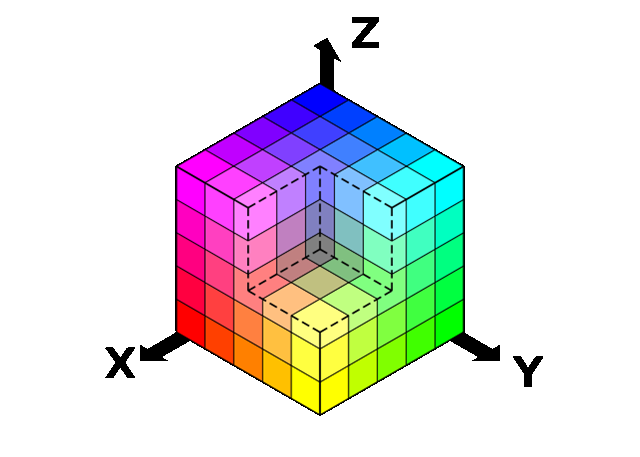
#> input picture 01. Images/img/RGB_cube.png, 640 x 457 px
$ jupyter execute seminar_01.ipynb   (shell and % lines are left out)
#> lines starting #> are read from the running program, lines starting #| are printed output that depends on the picture; after the words box and inside, x2 and y2 are one past the last pixel; in counts of white or black regions, pixels touching at a corner belong together
# Семинар №1

# **Работа с растровыми изображенями**
**Растровое изображение** $-$ изображение, представляющее собой сетку пикселей — цветных точек.
Важными характеристиками изображения являются: размер, глубина цвета и цветовое пространство.

Самый распространённый способ выделить объект $-$ это цвет.

**Цвет** $-$ это свойство тел отражать или испускать видимое излучение определенного спектрального состава и интенсивности.

Трихроматическая теория (сетчатка глаза имеет 3 вида рецепторов света, ответственных за цветное зрение) полагает, что достаточно всего трёх чисел, чтобы описать цвет (красный, синий, зелёный). Т.е. используя три значения **R, G, B**

Цветовые пространства бывают линейные и нелинейные.
К линейным относится **RGB**. Изучим его подробней.

[cell 1]
import cv2
import numpy as np
import matplotlib.pyplot as plt

# отображение графиков в ноутбуке

[cell 2]
# считаем изображение
image = cv2.imread('img/RGB_cube.png')
#> image is the input picture: shape (457, 640, 3); mean B, G, R 224.5, 224.4, 224.4

[cell 3]
# посмотрим, какой тип объекта
type(image), image.dtype

[cell 4]
# размерность
image.shape

[cell 5]
# преобразуем RGB в BGR для корректного отображения
# это необходимо из-за особенностей matplotlib
image = cv2.cvtColor(image, cv2.COLOR_BGR2RGB)

# отобразим объект
plt.imshow(image)
plt.axis('off');

## Grayscale

**Grayscale** - цветовой режим изображений, которые отображаются в оттенках серого цвета, размещённые в виде таблицы в качестве эталонов яркости белого цвета.

В компьютерном представлении широко распространённая серая шкала использует на каждый пиксел изображения один байт ($8$ бит) информации. Такая шкала передаёт $256$ оттенков (градаций) серого цвета, или яркости (значение $0$ представляет чёрный цвет, а значение $255$ $-$ белый).

Преобразование цветного изображения в оттенки серого из **RGB** пересчитывают по формуле:

\begin{align}
\ Y' & = 0.2126R + 0.7152G + 0.0722B \\
\end{align}

В **OpenCV_** сменить цветовой режим изображения можно с помощью функции **cv2.cvtColor(img, code)**

* **img** $-$ исходное изображение
* **code** $-$ кодировка для смены цвета.

Все кодировки есть в [документации](https://docs.opencv.org/3.4/d8/d01/group__imgproc__color__conversions.html#ga397ae87e1288a81d2363b61574eb8cab). В рамках занятий мы рассмотрим лишь их часть.

[cell 6]
# создадим grayscale изображение с помощью openCV
gray_image = cv2.cvtColor(image, cv2.COLOR_RGB2GRAY)
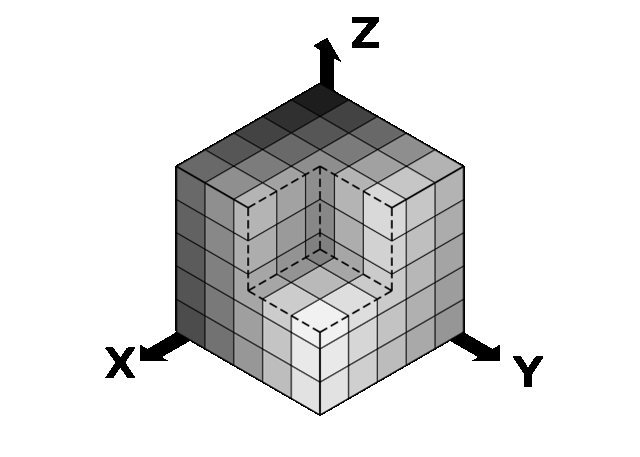
#> gray_image: shape (457, 640); min 0, max 255, mean 224.4

fig, axs = plt.subplots(1, 2, figsize = (12, 8))
ax1, ax2 = axs

ax1.set_title('RGB изображение', fontsize=15)
ax1.imshow(image)
ax2.set_title('Grayscale изображение', fontsize=15)
ax2.imshow(gray_image, cmap='gray')

axs = [ax.axis('off') for ax in axs.flatten()]
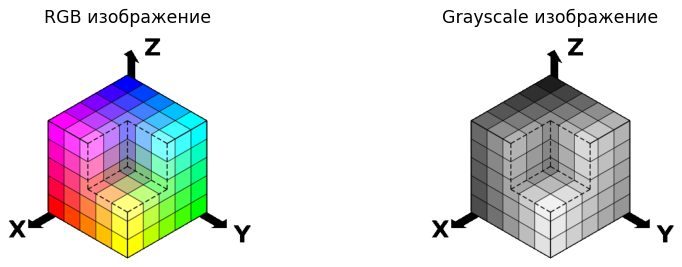
#> figure drawn by matplotlib, 2 panels

### Поиграемся с каналами
Выделим каналы изображения. Они представимы как массивы чисел, поэтому не составит труда их разделить из исходного изобрадения. Посмоторим на картинку, где есть только красный, зеленый и синий.

[cell 7]
# R scale
r = image[:, :, 2].copy()
r[(r >= 250) & (r <= 250)] = 0
#> r: shape (457, 640); min 0, max 255, mean 224.4

# G scale
g = image[:, :, 1].copy()
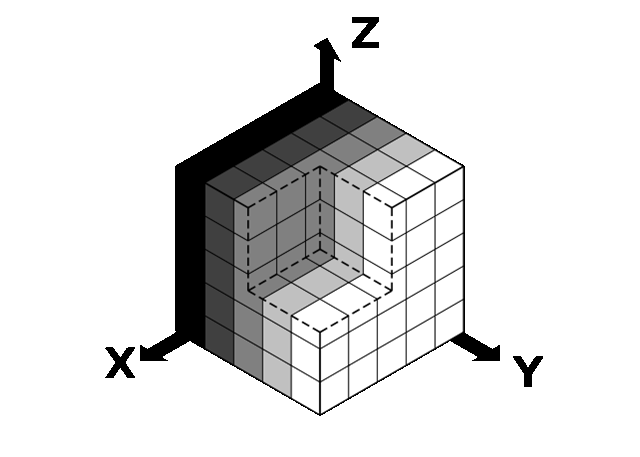
#> g: shape (457, 640); min 0, max 255, mean 224.4
g[(g >= 250) & (g <= 250)] = 0
#> g: shape (457, 640); 0.01% of pixels changed, all inside (x1, y1, x2, y2) = (296, 156, 460, 381)

# B scale
b = image[:, :, 0].copy()
b[(b >= 250) & (b <= 250)] = 0
#> b: shape (457, 640); min 0, max 255, mean 224.4

[cell 8]
## посмотрим на результат
fig, axs = plt.subplots(1, 4, figsize = (20, 9))
ax1, ax2, ax3, ax4 = axs

ax1.set_title('R канал', fontsize=15)
ax1.imshow(r, cmap='gray')
ax2.set_title('G канал', fontsize=15)
ax2.imshow(g, cmap='gray')
ax3.set_title('B канал', fontsize=15)
ax3.imshow(b, cmap='gray')
ax4.set_title('RGB', fontsize=15)
ax4.imshow(image)

axs = [ax.axis('off') for ax in axs.flatten()]

***Контрольные вопросы:***

1. Почему так получилось?

Давайте изменим конфигурацию каналов, чтобы посмотреть на изменения.

[cell 9]
tr_val = 155  # пороговое значение

# R scale
r = image[:, :, 2].copy()
r[r < tr_val] = 0
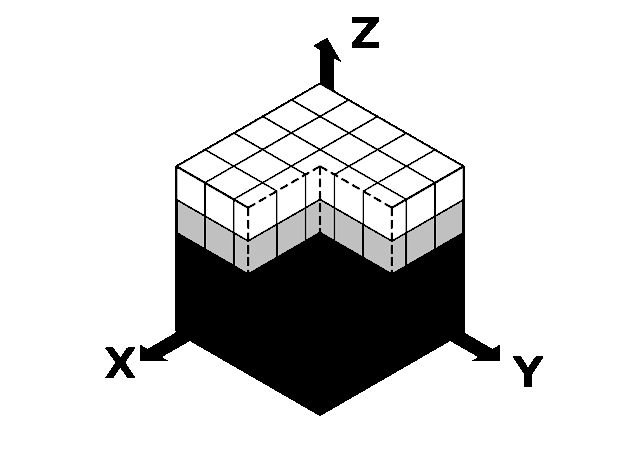
#> r: shape (457, 640); min 0, max 255, mean 215.2

# G scale
g = image[:, :, 1].copy()
g[g < tr_val] = 0
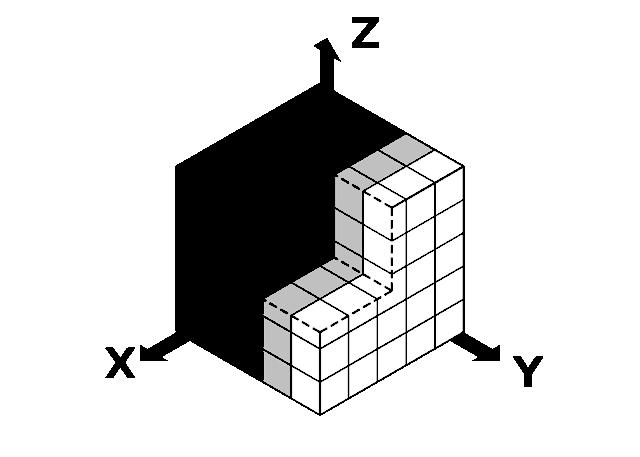
#> g: shape (457, 640); 10.04% of pixels changed, all inside (x1, y1, x2, y2) = (204, 100, 464, 415)

# B scale
b = image[:, :, 0].copy()
b[b < tr_val] = 0
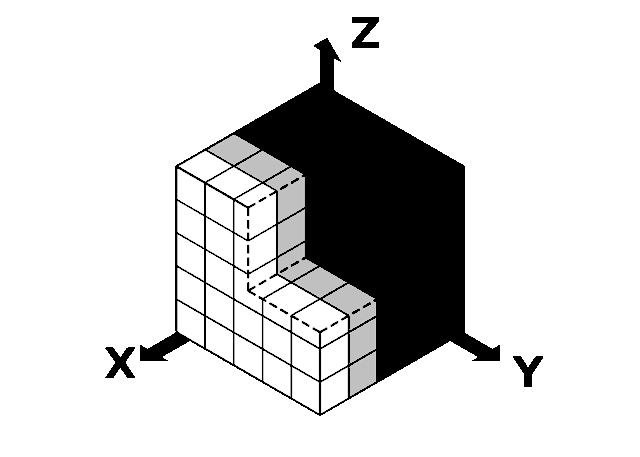
#> b: shape (457, 640); min 0, max 255, mean 215.1

[cell 10]
## посмотрим на результат
fig, axs = plt.subplots(1, 4, figsize = (20, 9))
ax1, ax2, ax3, ax4 = axs

ax1.set_title('R канал', fontsize=15)
ax1.imshow(r, cmap='gray')
ax2.set_title('G канал', fontsize=15)
ax2.imshow(g, cmap='gray')
ax3.set_title('B канал', fontsize=15)
ax3.imshow(b, cmap='gray')
ax4.set_title('RGB', fontsize=15)
ax4.imshow(image)

axs = [ax.axis('off') for ax in axs.flatten()]

### ***Контрольные вопросы:***

1. Какой вывод можно сделать из этих примеров?

2. Чем неудобна **RGB** кодировка цвета?

## Поиск по цвету

Бывают задачи, в которых отличительной особенностью предмета являтются его цветовые признаки. Рассмотрим пример:

Как мы можем в этом найти кота? Для начала мы можем оценить глазами, что цвет кота отличается от цвета окружения – он ярко рыжий и отлично виден в траве. Как мы можем выделить этот цвет в OpenCV? Для этого существует специальная функция ```cv2.inRange(image, low_color, max_color)```, она принимает на вход изображение и диапазон цвета, который мы хотим выделить. **На выходе мы получаем черно-белое изображение**, где белым выделены пиксели, цвета которых попадали в диапазон, а черным $-$ все другое. Дальше мы попробуем найти кота.

### Sliding Windows

В классическом CV есть устоявшееся идея про скользящие окна, к которой еще не раз будем ссылаться в курсе. Идея очень простая и понятна из названия - будем пробегать неким окном по изображению и выполнять какие-то функции в каждом окне. Что конкретно делать и когда уже зависит от конкретной задачи и алгоритма. Пока сделаем само скользящее окно, чтобы использовать его дальше.

[cell 11]
# создадим генератор для скользящего окна
def sliding_window(image, stepSize, windowSize):
    # скользим по каждому индексу с заданным шагом
    for y in range(0, image.shape[0], stepSize):
        for x in range(0, image.shape[1], stepSize):
            # возвращаем текущее окно
            yield (x, y, image[y:y + windowSize[1], x:x + windowSize[0]])

[cell 12]
import time

# размеры скользящего окна
winW, winH = 64, 64
step = 32

# loop over the sliding window for each layer of the pyramid
for (x, y, window) in sliding_window(image, stepSize=step, windowSize=(winW, winH)):
    # if the window does not meet our desired window size, ignore it
    if window.shape[0] != winH or window.shape[1] != winW:
        continue

    # в этом месте идет какая-то фугкция обработки окна

    # отрисуем окно для наглядности
    clone = image.copy()
    cv2.rectangle(clone, (x, y), (x + winW, y + winH), (0, 255, 0), 2)
    cv2.imshow("Sliding Windows", clone)
    cv2.waitKey(1)
    time.sleep(0.025)
#> this loop made 300 passes
#> (x, y) on passes 1 to 3: (0, 0), (32, 0), (64, 0)
#> pass 1, `cv2.imshow("Sliding Windows", clone)`:
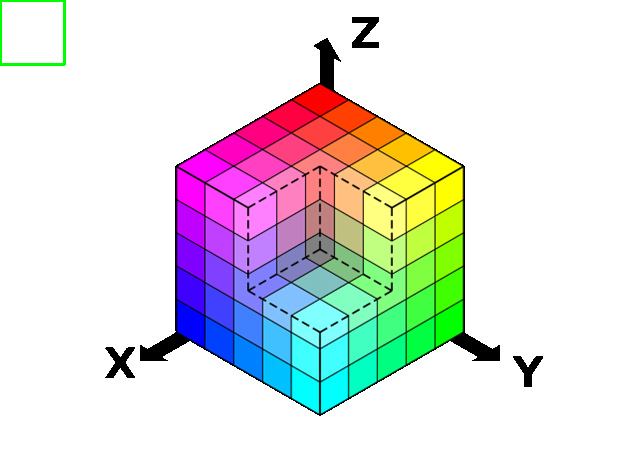
#> window 'Sliding Windows': shape (457, 640, 3); mean B, G, R 223.9, 224.4, 223.9
#> pass 2, `cv2.imshow("Sliding Windows", clone)`:
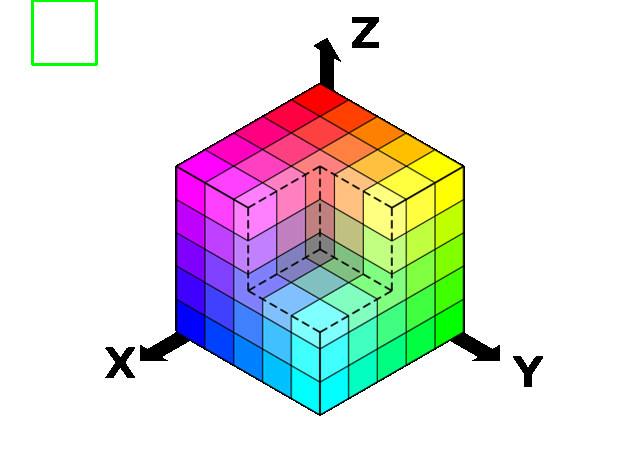
#> window 'Sliding Windows': shape (457, 640, 3); mean B, G, R 223.8, 224.4, 223.8

cv2.destroyAllWindows();

### Найди кота

Теперь попробуем найти кота на изображении с помощью реализованного поиска цвета выше. Одако вот так искать цвет для конкретного объекта в цветом пространстве RGB трудно. Рассмотрим пример для наглядности.

[cell 13]
# посмторим на кота

cat_image  = cv2.imread('img/cat.jpg')
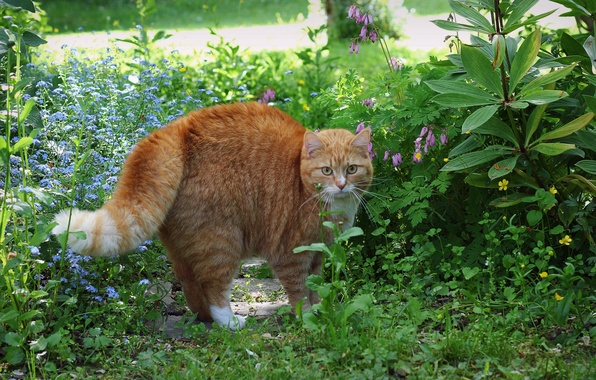
#> input picture 01. Images/img/cat.jpg, 596 x 380 px
#> cat_image is the input picture: shape (380, 596, 3); mean B, G, R 69.2, 112.2, 89.9

while True:
    cv2.imshow('cat', cat_image)

    key = cv2.waitKey(1)
#> (key q is pressed here)
    if key == ord('q'):
        break

cv2.destroyAllWindows()

[cell 14]
cat_image  = cv2.imread('img/cat.jpg')

# значения цвета можно посмотреть в gimp или paint
pix = 256
low_red = (0.0 * pix, 0.11 * pix, 0.37 * pix)
high_red = (0.35 * pix, 0.4 * pix, 0.99 * pix)

cat_area = cv2.inRange(cat_image, low_red, high_red)
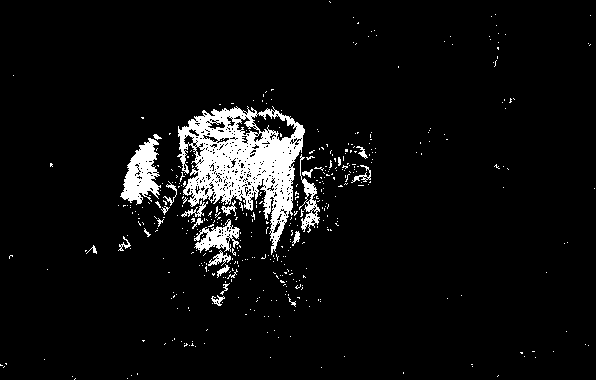
#> cat_area: shape (380, 596); 5.9% white; 445 white regions (420 under 20 px), largest, box (x1, y1, x2, y2) and area: (177, 106, 305, 255) 8390, (120, 138, 161, 205) 1478, (194, 219, 240, 253) 720

# посмотрим на результат
fig, m_axs = plt.subplots(1, 2, figsize = (12, 9))
ax1, ax2 = m_axs

ax1.set_title('Исходная картинка', fontsize=15)
cat_image = cv2.cvtColor(cat_image, cv2.COLOR_BGR2RGB)  # преобразуем цвет для plt
ax1.imshow(cat_image, cmap='gray')
ax1.axis('off')

ax2.set_title('Только кот', fontsize=15)
ax2.imshow(cat_area, cmap='gray')
ax2.axis('off');
#> (the rest of the program and of its run is left out)
